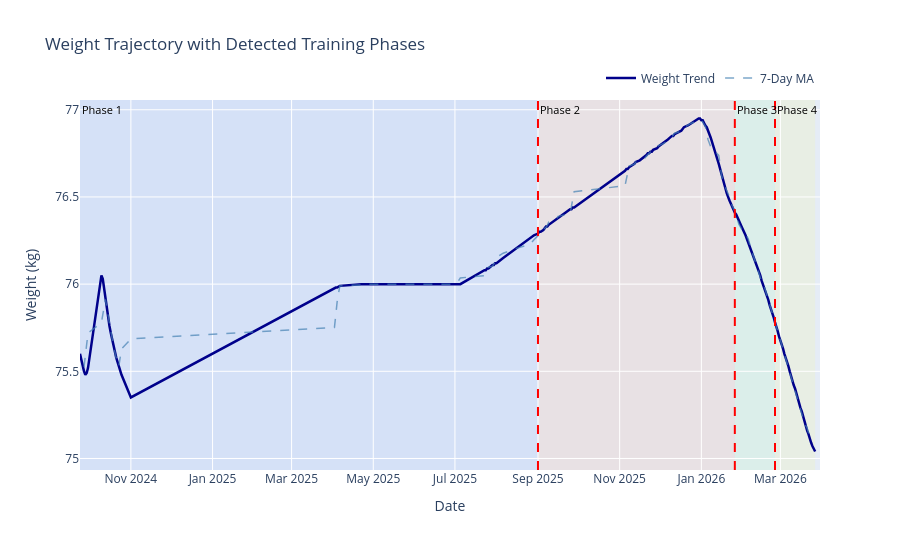

Notebook code for this chart:
### Code cell
# Visualisations
phase_boundaries = [df_modelling.index[0]] + weight_bp + [df_modelling.index[-1]]
phase_colors = [
    'rgba(100,150,255,0.12)',  # Phase 1
    'rgba(255,150,100,0.12)',  # Phase 2
    'rgba(150,255,150,0.12)',  # Phase 3
    'rgba(255,255,100,0.12)',  # Phase 4
]

fig = go.Figure()

# --- Weight Trend ---
fig.add_trace(go.Scatter(
    x=df_modelling.index,
    y=df_modelling['Trend Weight (kg)'],
    name='Weight Trend',
    line=dict(color='darkblue', width=2.5),
    hovertemplate='Date: %{x}<br>Weight: %{y:.2f} kg<extra></extra>'
))

# --- 7-day Moving Average for Smoothness ---
weight_ma7 = df_modelling['Trend Weight (kg)'].rolling(window=7, center=True).mean()
fig.add_trace(go.Scatter(
    x=df_modelling.index,
    y=weight_ma7,
    name='7-Day MA',
    line=dict(color='steelblue', width=1.5, dash='dash'),
    opacity=0.7,
    hovertemplate='7-Day MA: %{y:.2f} kg<extra></extra>'
))

# --- Phase Shading ---
for i in range(len(phase_boundaries) - 1):
    fig.add_vrect(
        x0=phase_boundaries[i], 
        x1=phase_boundaries[i + 1],
        fillcolor=phase_colors[i % len(phase_colors)],
        layer='below',
        line_width=0,
        annotation_text=f'Phase {i + 1}',
        annotation_position='top left',
        annotation_font_size=11,
        annotation_font_color='black'
    )

# --- Breakpoint Lines ---
for i, bp in enumerate(weight_bp):
    fig.add_vline(
        x=bp.timestamp() * 1000,
        line=dict(color='red', dash='dash', width=2)
    )

fig.update_layout(
    title='Weight Trajectory with Detected Training Phases',
    xaxis_title='Date',
    yaxis_title='Weight (kg)',
    height=550,
    legend=dict(orientation='h', yanchor='bottom', y=1.02, xanchor='right', x=1)
)

fig.show()

### Figure 1 — Plotly figure (JSON) as saved in the notebook; plotly's stock layout.template omitted (floating-point values rounded to 4 significant figures; data arrays with more than 128 entries replaced by an {"elided": "..."} marker saying what was removed)
{"data": [{"hovertemplate": "Date: %{x}<br>Weight: %{y:.2f} kg<extra></extra>", "line": {"color": "darkblue", "width": 2.5}, "name": "Weight Trend", "type": "scatter", "x": {"elided": "190 str values"}, "y": {"elided": "190 float values"}}, {"hovertemplate": "7-Day MA: %{y:.2f} kg<extra></extra>", "line": {"color": "steelblue", "dash": "dash", "width": 1.5}, "name": "7-Day MA", "opacity": 0.7, "type": "scatter", "x": {"elided": "190 str values"}, "y": {"elided": "190 float values"}}], "layout": {"annotations": [{"font": {"color": "black", "size": 11}, "showarrow": false, "text": "Phase 1", "x": "2024-09-24T00:00:00", "xanchor": "left", "xref": "x", "y": 1, "yanchor": "top", "yref": "y domain"}, {"font": {"color": "black", "size": 11}, "showarrow": false, "text": "Phase 2", "x": "2025-09-01T00:00:00", "xanchor": "left", "xref": "x", "y": 1, "yanchor": "top", "yref": "y domain"}, {"font": {"color": "black", "size": 11}, "showarrow": false, "text": "Phase 3", "x": "2026-01-26T00:00:00", "xanchor": "left", "xref": "x", "y": 1, "yanchor": "top", "yref": "y domain"}, {"font": {"color": "black", "size": 11}, "showarrow": false, "text": "Phase 4", "x": "2026-02-25T00:00:00", "xanchor": "left", "xref": "x", "y": 1, "yanchor": "top", "yref": "y domain"}], "height": 550, "legend": {"orientation": "h", "x": 1, "xanchor": "right", "y": 1.02, "yanchor": "bottom"}, "shapes": [{"fillcolor": "rgba(100,150,255,0.12)", "layer": "below", "line": {"width": 0}, "type": "rect", "x0": "2024-09-24T00:00:00", "x1": "2025-09-01T00:00:00", "xref": "x", "y0": 0, "y1": 1, "yref": "y domain"}, {"fillcolor": "rgba(255,150,100,0.12)", "layer": "below", "line": {"width": 0}, "type": "rect", "x0": "2025-09-01T00:00:00", "x1": "2026-01-26T00:00:00", "xref": "x", "y0": 0, "y1": 1, "yref": "y domain"}, {"fillcolor": "rgba(150,255,150,0.12)", "layer": "below", "line": {"width": 0}, "type": "rect", "x0": "2026-01-26T00:00:00", "x1": "2026-02-25T00:00:00", "xref": "x", "y0": 0, "y1": 1, "yref": "y domain"}, {"fillcolor": "rgba(255,255,100,0.12)", "layer": "below", "line": {"width": 0}, "type": "rect", "x0": "2026-02-25T00:00:00", "x1": "2026-03-27T00:00:00", "xref": "x", "y0": 0, "y1": 1, "yref": "y domain"}, {"line": {"color": "red", "dash": "dash", "width": 2}, "type": "line", "x0": 1756684800000, "x1": 1756684800000, "xref": "x", "y0": 0, "y1": 1, "yref": "y domain"}, {"line": {"color": "red", "dash": "dash", "width": 2}, "type": "line", "x0": 1769385600000, "x1": 1769385600000, "xref": "x", "y0": 0, "y1": 1, "yref": "y domain"}, {"line": {"color": "red", "dash": "dash", "width": 2}, "type": "line", "x0": 1771977600000, "x1": 1771977600000, "xref": "x", "y0": 0, "y1": 1, "yref": "y domain"}], "title": {"text": "Weight Trajectory with Detected Training Phases"}, "xaxis": {"title": {"text": "Date"}}, "yaxis": {"title": {"text": "Weight (kg)"}}}}
